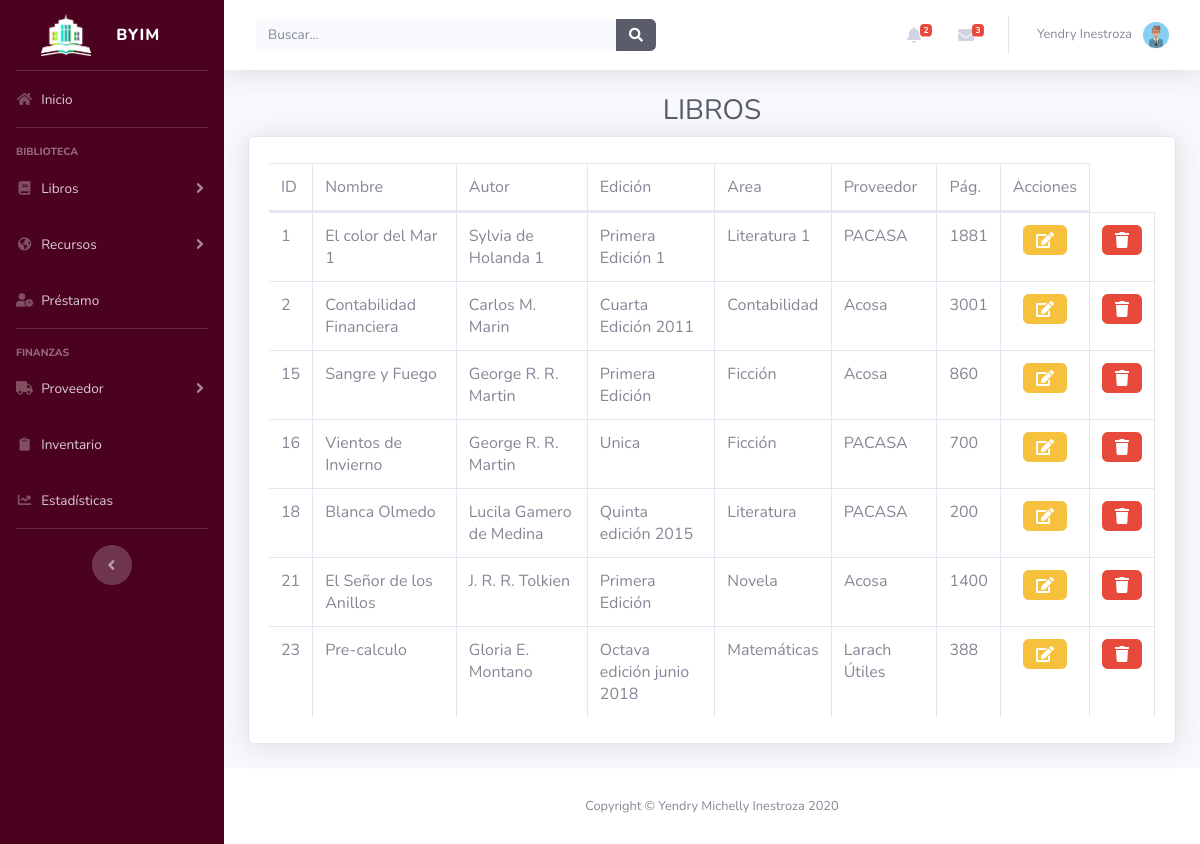
Page /libros/verlibros on the committed database.
### tables this page shows
CREATE TABLE `libros` (
  `idlibro` int(11) NOT NULL,
  `nom_li` varchar(50) NOT NULL,
  `autor_li` varchar(70) NOT NULL,
  `area_li` varchar(150) NOT NULL,
  `edicion_li` varchar(50) NOT NULL,
  `editor_li` varchar(50) NOT NULL,
  `proveedor_li` int(11) NOT NULL,
  `npagina_li` int(11) NOT NULL,
  `fingreso_li` varchar(50) NOT NULL,
  `cantidad_li` int(11) NOT NULL,
  `precio_li` float NOT NULL,
  `observaciones_li` varchar(120) NOT NULL
);

CREATE TABLE `proveedores` (
  `p_id` int(11) NOT NULL,
  `nom_prov` varchar(255) NOT NULL,
  `dir_prov` varchar(255) NOT NULL,
  `tel_prov` varchar(25) NOT NULL,
  `rep_prov` varchar(60) NOT NULL
);

### index.php (called while the page is built, shortened)
<?php
require_once APP_PATH . 'Rutas.php';
require_once APP_PATH . 'Controller.php';
require_once APP_PATH . 'Model.php';
require_once APP_PATH . 'View.php';
$rutas = new Rutas();
$rutas->run();

### config/Controller.php (called while the page is built, shortened)
<?php
abstract class Controller
{
    protected function loadModel($modelo)
    {
        $modelo=$modelo.'Model';
        $rutaModelo=ROOT.'Models'.DS.$modelo.'.php';
        if(is_readable($rutaModelo))
        {
            $modelo=new $modelo;
            return $modelo;
        }
        else
        {
            throw new Exception('Error en el modelo');
        }
    }
}

### config/Model.php (called while the page is built, shortened)
<?php
class Model
{
    public function __construct()
    {
        $this->_db= new Database();
    }
}

### Models/librosModel.php (called while the page is built, shortened)
<?php
    class librosModel extends Model
    {
            public function getlibros(){
                $fila = $this->_db->query("SELECT l. *,p.nom_prov FROM
                libros as l INNER JOIN proveedores as p ON l.proveedor_li=p.p_id")->fetchAll();
                return $fila;
            }
    }
  ?>

### Controllers/librosController.php (the view, shortened to what this page needs)
<?php
    class librosController extends Controller
    {
        private $libros;
        function __construct (){
                $this->libros = $this->loadModel("libros");
        }
        public function generarTabla(){
            $fila = $this->libros->getlibros();
            $table ='';
            foreach($fila AS $s){
                $datosl=json_encode($s);
                $table .='
                <tr>
                    <td>'.$s['idlibro'].'</td>
                    <td>'.$s['nom_li'].'</td>
                    <td>'.$s['autor_li'].'</td>
                    <td>'.$s['edicion_li'].'</td>
                    <td>'.$s['area_li'].'</td>
                    <td>'.$s['nom_prov'].'</td>
                    <td>'.$s['npagina_li'].'</td>
                    <td class="text-center"><button type="button" class="edit btn btn-warning" data-ed=\''.$datosl.'\' data-target="#EditarModal" data-toggle="modal"><i class="fas fa-edit"></i></button></td>
                    <td class="text-center"><button type="button" class="elim btn btn-danger" data-elim="'.$s['idlibro'].'"><i class="fas fa-trash"></i></button></td>
                </tr>
                ';
            }
                return $table;
        }
        public function verlibros(){
            $this->_view->titulo = '<h1 class="h3 text-gray-800 text-center">LIBROS</h1>';
            $table = $this->generarTabla();
            $this->_view->contenido =$table;
            $this->_view->renderizar("verlibros");
        }
    }

### config/Rutas.php (shortened to what this page needs)
<?php
class Rutas
{
    private $_controlador;
    private $_metodo;
    private $_argumentos;
    public function __construct()
    {
        if(isset($_GET['url'])){
            $url=filter_input(INPUT_GET,'url',FILTER_SANITIZE_URL);
             $url=explode('/',$url);
            $this->_controlador=strtolower(array_shift($url));
            $this->_metodo=strtolower(array_shift($url));
            $this->_argumentos=$url;
        }
    }
    public function run(){
        $rutaControlador=ROOT.'Controllers'.DS.$this->_controlador.'Controller.php';
        $metodo=$this->_metodo;
        $args=$this->_argumentos;
        if(is_readable($rutaControlador)){
            $controller= new $controller;
            if(is_callable(array($controller,$metodo))){
                $metodo=$this->_metodo;
            }
            else{
                $metodo='index';
            }
            if(isset($args)){
                call_user_func_array(array($controller,$metodo),$args);
            }
            else{
                call_user_func_array(array($controller,$metodo));
            }
        }
        else{
           throw new Exception("No encontrado".$rutaControlador);
        }
    }
    public function getControlador()
    {
        return $this->_controlador;
    }
}

### config/View.php
<?php
class View{
  private $_controlador;
  public function __construct(Rutas $peticion)
  {
      $this->_controlador =$peticion->getControlador();
  }
  public function renderizar($vista)
  {
    $rutaView=ROOT.'Views'.DS.$this->_controlador.DS.$vista.'.phtml';
      if(is_readable($rutaView)){
          include_once ROOT.'Views'.DS.'plantilla'.DS.'header.php';
          include_once $rutaView;
          include_once ROOT.'Views'.DS.'plantilla'.DS.'footer.php';
      }
      else{
          echo $rutaView;
          throw new Exception('Error de vista: '.$rutaView);
      }
    }
  }

### Views/plantilla/header.php (shortened to what this page needs)
<link href="<?= PLANTILLA ?>vendor/fontawesome-free/css/all.min.css" rel="stylesheet" type="text/css">
<link href="<?= PLANTILLA ?>css/sb-admin-2.min.css" rel="stylesheet">
<link href="<?= PLANTILLA ?>css/st.css" rel="stylesheet">
<link href="<?= PLANTILLA ?>vendor/datatables/dataTables.bootstrap4.min.css" rel="stylesheet">
<div id="wrapper">
  <?php include "sidebar.php";?>
  <div id="content-wrapper" class="d-flex flex-column">
    <div id="content">
      <nav class="navbar navbar-expand navbar-light bg-white topbar mb-4 static-top shadow">
        <form class="d-none d-sm-inline-block form-inline mr-auto ml-md-3 my-2 my-md-0 mw-100 navbar-search">
          <div class="input-group">
            <input type="text" class="form-control bg-light border-0 small" placeholder="Buscar..." aria-label="Search" aria-describedby="basic-addon2">
            <div class="input-group-append">
              <button class="btn btn-dark" type="button">
                <i class="fas fa-search fa-sm"></i>
              </button>
            </div>
          </div>
        </form>
        <ul class="navbar-nav ml-auto">
          <li class="nav-item dropdown no-arrow mx-1">
            <a class="nav-link dropdown-toggle" href="#" id="alertsDropdown" role="button" data-toggle="dropdown" aria-haspopup="true" aria-expanded="false">
              <i class="fas fa-bell fa-fw"></i>
              <span class="badge badge-danger badge-counter">2</span>
            </a>
          </li>
          <li class="nav-item dropdown no-arrow mx-1">
            <a class="nav-link dropdown-toggle" href="#" id="messagesDropdown" role="button" data-toggle="dropdown" aria-haspopup="true" aria-expanded="false">
              <i class="fas fa-envelope fa-fw"></i>
              <span class="badge badge-danger badge-counter">3</span>
            </a>
          </li>
          <li class="nav-item dropdown no-arrow">
            <a class="nav-link dropdown-toggle" href="#" id="userDropdown" role="button" data-toggle="dropdown" aria-haspopup="true" aria-expanded="false">
              <span class="mr-2 d-none d-lg-inline text-gray-600 small">Yendry Inestroza</span>
              <img class="img-profile rounded-circle" src="<?= PLANTILLA ?>./img/perfil.jpg">
            </a>
          </li>
        </ul>
      </nav>

### Views/plantilla/sidebar.php (shortened to what this page needs)
<div id="coloresme">
  <ul class="navbar-nav  sidebar sidebar-dark accordion" id="accordionSidebar">
<a class="sidebar-brand d-flex align-items-center justify-content-center" href="<?= BASE_URL ?>index">
  <div class="sidebar-brand-icon">
    <img class="w-50" src="<?= PLANTILLA ?>./img/Solo.png">
  </div>
    <div class="sidebar-brand-text mr-5">BYIM</div>
</a>
<hr class="sidebar-divider my-0">
<li class="nav-item">
  <a class="nav-link" href="<?= BASE_URL ?>index">
    <i class="fas fa-fw fa-home"></i>
    <span>Inicio</span></a>
</li>
<hr class="sidebar-divider">
<div class="sidebar-heading">
   Biblioteca
</div>
<li class="nav-item">
  <a class="nav-link collapsed" href="#" data-toggle="collapse" data-target="#collapselibro" aria-expanded="true" aria-controls="collapselibro">
    <i class="fas fa-fw fa-book"></i>
    <span>Libros</span>
  </a>
</li>
<li class="nav-item">
  <a class="nav-link collapsed" href="#" data-toggle="collapse" data-target="#collapserecurso" aria-expanded="true" aria-controls="collapserecurso">
    <i class="fas fa-fw fa-globe-americas"></i>
    <span>Recursos</span>
  </a>
</li>
<li class="nav-item">
  <a class="nav-link" href="#">
    <i class="fas fa-fw fa-user-clock"></i>
    <span>Préstamo</span></a>
</li>
<hr class="sidebar-divider">
<div class="sidebar-heading">
  Finanzas
</div>
<li class="nav-item">
  <a class="nav-link collapsed" href="#" data-toggle="collapse" data-target="#collapseprov" aria-expanded="true" aria-controls="collapseprov">
    <i class="fas fa-fw fa-truck"></i>
    <span>Proveedor</span>
  </a>
</li>
<li class="nav-item">
  <a class="nav-link" href="#">
    <i class="fas fa-fw fa-clipboard"></i>
    <span>Inventario</span></a>
</li>
<li class="nav-item">
  <a class="nav-link" href="#">
    <i class="fas fa-fw fa-chart-line"></i>
    <span>Estadísticas</span></a>
</li>
<hr class="sidebar-divider d-none d-md-block">
<div class="text-center d-none d-md-inline">
  <button class="rounded-circle border-0" id="sidebarToggle"></button>
</div>
</ul>
</div>

### Views/libros/verlibros.phtml (shortened to what this page needs)
<div class="container-fluid">
  <?= $this->titulo ?>
  <div class="card shadow mb-4">
    <div class="card-body">
      <div class="table-responsive">
        <table class="table table-bordered table-hover tablalibros" id="dataTable" width="100%">
          <thead>
            <tr>
              <td>ID</td>
              <td>Nombre</td>
              <td>Autor</td>
              <td>Edición</td>
              <td>Area</td>
              <td>Proveedor</td>
              <td>Pág.</td>
              <td>Acciones</td>
            </tr>
          </thead>
          <tbody>
            <?= $this->contenido ?>
          </tbody>
        </table>
      </div>
    </div>
  </div>
</div>
</div>

### Views/plantilla/footer.php (shortened to what this page needs)
  <footer class="sticky-footer bg-white">
        <div class="container my-auto">
          <div class="copyright text-center my-auto">
            <span>Copyright &copy; Yendry Michelly Inestroza 2020</span>
          </div>
        </div>
      </footer>
    </div>
  </div>
</body>
</html>

### Views/plantilla/css/st.css (style rules this page uses)
#coloresme { background: #4B021F; }

### rows in the picture
libros: idlibro "1", nom_li "El color del Mar 1", autor_li "Sylvia de Holanda 1", edicion_li "Primera Edición 1", area_li "Literatura 1", proveedores.nom_prov "PACASA", npagina_li "1881"
libros: idlibro "2", nom_li "Contabilidad Financiera", autor_li "Carlos M. Marin", edicion_li "Cuarta Edición 2011", area_li "Contabilidad", proveedores.nom_prov "Acosa", npagina_li "3001"
libros: idlibro "15", nom_li "Sangre y Fuego", autor_li "George R. R. Martin", edicion_li "Primera Edición", area_li "Ficción", proveedores.nom_prov "Acosa", npagina_li "860"
libros: idlibro "16", nom_li "Vientos de Invierno", autor_li "George R. R. Martin", edicion_li "Unica", area_li "Ficción", proveedores.nom_prov "PACASA", npagina_li "700"
libros: idlibro "18", nom_li "Blanca Olmedo", autor_li "Lucila Gamero de Medina", edicion_li "Quinta edición 2015", area_li "Literatura", proveedores.nom_prov "PACASA", npagina_li "200"
libros: idlibro "21", nom_li "El Señor de los Anillos", autor_li "J. R. R. Tolkien", edicion_li "Primera Edición", area_li "Novela", proveedores.nom_prov "Acosa", npagina_li "1400"
libros: idlibro "23", nom_li "Pre-calculo", autor_li "Gloria E. Montano", edicion_li "Octava edición junio 2018", area_li "Matemáticas", proveedores.nom_prov "Larach Útiles", npagina_li "388"
